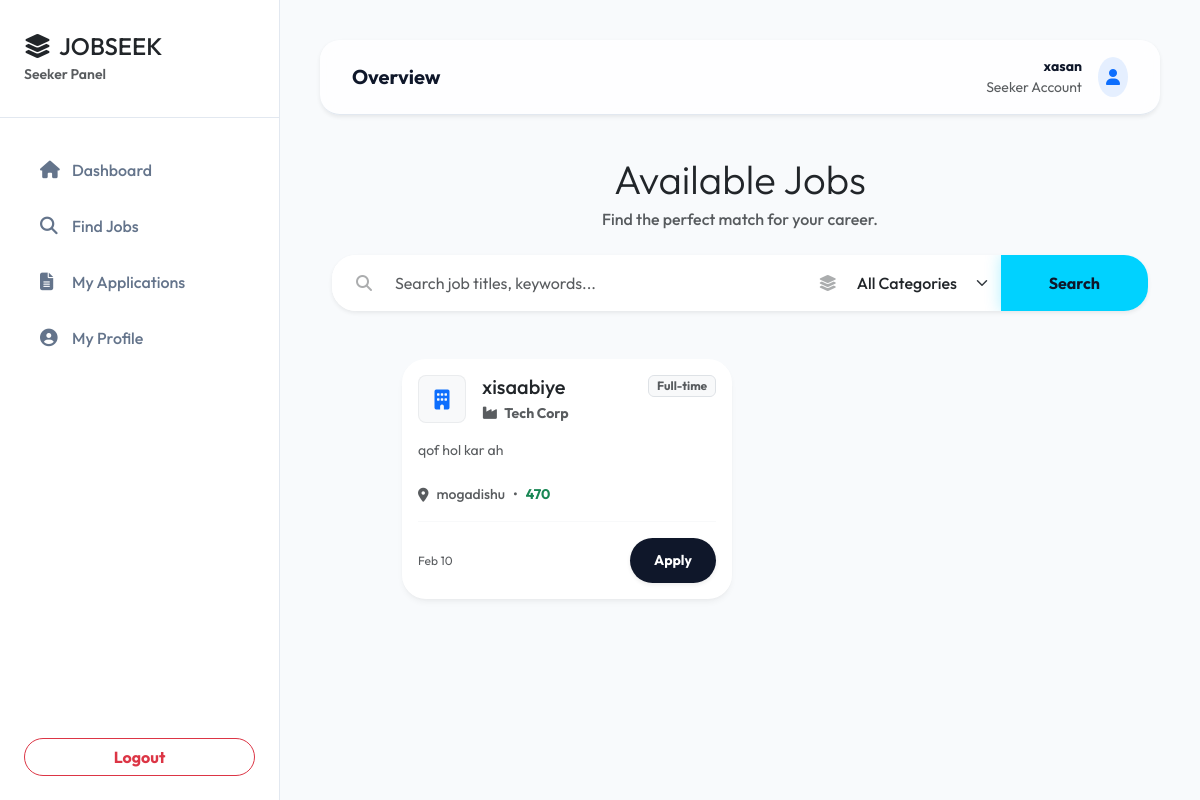
The page /seeker/find_jobs.php (signed in) on the database its author committed.
### tables this page shows
CREATE TABLE `jobs` (
  `id` int(11) NOT NULL,
  `employer_id` int(11) NOT NULL,
  `title` varchar(255) NOT NULL,
  `description` text NOT NULL,
  `category` varchar(100) DEFAULT NULL,
  `job_type` enum('Full-time','Part-time','Contract','Freelance') DEFAULT 'Full-time',
  `salary` varchar(50) DEFAULT NULL,
  `location` varchar(100) DEFAULT NULL,
  `status` enum('active','closed') DEFAULT 'active',
  `created_at` timestamp NOT NULL DEFAULT current_timestamp(),
  `deadline` datetime DEFAULT NULL
);

CREATE TABLE `profiles` (
  `id` int(11) NOT NULL,
  `user_id` int(11) NOT NULL,
  `full_name` varchar(100) DEFAULT NULL,
  `bio` text DEFAULT NULL,
  `contact_number` varchar(20) DEFAULT NULL,
  `profile_picture` varchar(255) DEFAULT NULL,
  `cv_path` varchar(255) DEFAULT NULL,
  `company_name` varchar(100) DEFAULT NULL,
  `company_website` varchar(255) DEFAULT NULL
);

### seeker/find_jobs.php (the view, shortened to what this page needs)
<?php
require_once '../includes/db.php';
include 'seeker_layout_top.php';
$search = isset($_GET['search']) ? trim($_GET['search']) : '';
$query = "SELECT j.*, p.company_name FROM jobs j JOIN profiles p ON j.employer_id = p.user_id WHERE j.status = 'active'";
$params = [];
$query .= " ORDER BY j.created_at DESC";
$stmt = $pdo->prepare($query);
$stmt->execute($params);
$jobs = $stmt->fetchAll();
?>
<div class="container-fluid animate-up">
    <div class="mb-5 animate-up">
        <div class="text-center mb-4">
            <h2 class="fw-800 text-dark display-6 mb-1">Available Jobs</h2>
            <p class="text-muted fw-medium">Find the perfect match for your career.</p>
        </div>
        <form action="find_jobs.php" method="GET" class="d-flex justify-content-center">
            <div class="input-group premium-card overflow-hidden border-0 shadow-sm w-100" style="max-width: 900px;">
                <span class="input-group-text border-0 bg-white ps-4"><i class="fas fa-search text-muted opacity-50"></i></span>
                <input type="text" name="search" class="form-control border-0 py-3 shadow-none" placeholder="Search job titles, keywords..." value="<?php echo htmlspecialchars($search); ?>">
                <div class="d-flex align-items-center border-start border-light ps-3 bg-white" style="min-width: 200px;">
                    <i class="fas fa-layer-group text-muted opacity-50 me-2"></i>
                    <select name="category" class="form-select border-0 shadow-none py-3 text-dark fw-medium" style="cursor: pointer;">
                        <option value="">All Categories</option>
                    </select>
                </div>
                <button type="submit" class="btn btn-premium btn-glow px-5 fw-bold" style="border-radius: 0;">Search</button>
            </div>
        </form>
    </div>
<div class="row g-4">
        <div class="col-lg-10 mx-auto">
            <?php if ($jobs): ?>
                <div class="row g-3">
                    <?php foreach ($jobs as $job): ?>
                    <div class="col-md-6">
                        <div class="card premium-card border-0 p-3 job-card h-100 position-relative">
                            <div class="d-flex align-items-start mb-3">
                                <div class="bg-light text-primary p-2 rounded-3 me-3 border border-secondary border-opacity-10 d-flex align-items-center justify-content-center" style="width: 48px; height: 48px;">
                                    <i class="fas fa-building fa-lg"></i>
                                </div>
                                <div class="flex-grow-1">
                                    <h5 class="fw-800 text-dark mb-1 text-truncate" style="max-width: 200px;"><?php echo htmlspecialchars($job['title']); ?></h5>
                                    <div class="text-muted small fw-bold text-truncate">
                                        <i class="fas fa-industry me-1 text-accent"></i> <?php echo htmlspecialchars($job['company_name'] ?: 'Tech Corp'); ?>
                                    </div>
                                </div>
                                <span class="badge bg-light text-muted border small"><?php echo htmlspecialchars($job['job_type']); ?></span>
                            </div>
                            <div class="mb-3">
                                <p class="text-muted small mb-2 line-clamp-2" style="min-height: 2.6em;">
                                    <?php echo htmlspecialchars($job['description']); ?>
                                </p>
                                <div class="d-flex align-items-center text-muted small fw-medium">
                                    <i class="fas fa-map-marker-alt me-2 text-accent"></i> <?php echo htmlspecialchars($job['location']); ?>
                                    <span class="mx-2">•</span>
                                    <span class="text-success fw-bold"><?php echo htmlspecialchars($job['salary'] ?: 'Negotiable'); ?></span>
                                </div>
                            </div>
                            <div class="d-flex align-items-center justify-content-between mt-auto pt-3 border-top border-light">
                                <span class="text-muted small" style="font-size: 0.75rem;">
                                    <?php echo date('M d', strtotime($job['created_at'])); ?>
                                </span>
                                <form action="apply.php" method="POST" class="m-0">
                                    <button type="submit" name="apply_now" class="btn btn-premium btn-sm rounded-pill px-4 fw-bold shadow-sm">Apply</button>
                                </form>
                            </div>
                        </div>
                    </div>
                    <?php endforeach; ?>
                </div>
            <?php endif; ?>
        </div>
    </div>
</div>
<?php include 'seeker_layout_bottom.php'; ?>

### seeker/seeker_layout_top.php (style rules this page uses)
:root { --primary: #0f172a; --primary-dark: #020617; --accent: #00d2ff; --accent-glow: rgba(0, 210, 255, 0.3); --premium-gradient: linear-gradient(135deg, #0f172a 0%, #1e293b 100%); --sidebar-bg: #ffffff; --main-bg: #f8fafc; --border-color: #e2e8f0; --card-shadow: 0 10px 25px -5px rgba(0, 0, 0, 0.05), 0 8px 10px -6px rgba(0, 0, 0, 0.05); }
body { font-family: 'Outfit', sans-serif; background-color: var(--main-bg); color: var(--primary); overflow-x: hidden; }
.premium-card { background: #ffffff; border: 1px solid rgba(15, 23, 42, 0.08); border-radius: 1.5rem; box-shadow: 0 4px 6px -1px rgba(0, 0, 0, 0.05), 0 2px 4px -1px rgba(0, 0, 0, 0.03); transition: all 0.4s cubic-bezier(0.165, 0.84, 0.44, 1); position: relative; overflow: hidden; }
.premium-card::before { content: ''; position: absolute; top: 0; left: 0; width: 100%; height: 4px; background: var(--accent); opacity: 0; transition: opacity 0.3s ease; }
.btn-premium { background: var(--primary); color: white !important; border-radius: 0.75rem; padding: 0.75rem 1.5rem; font-weight: 700; border: none; transition: all 0.3s ease; box-shadow: 0 4px 6px -1px rgba(15, 23, 42, 0.1); }
.btn-glow { background: var(--accent) !important; color: var(--primary) !important; box-shadow: 0 0 15px var(--accent-glow); }
.animate-up { animation: fadeInUp 0.5s forwards; }

### seeker/find_jobs.php (style rules this page uses)
.job-card { transition: all 0.4s cubic-bezier(0.165, 0.84, 0.44, 1); }

### rows shown on the page
jobs: title "xisaabiye", profiles.company_name "Tech Corp", job_type "Full-time", description "qof hol kar ah", location "mogadishu", salary "470", created_at "Feb 10"

### other values the page prints
$_SESSION['username'] "xasan"
